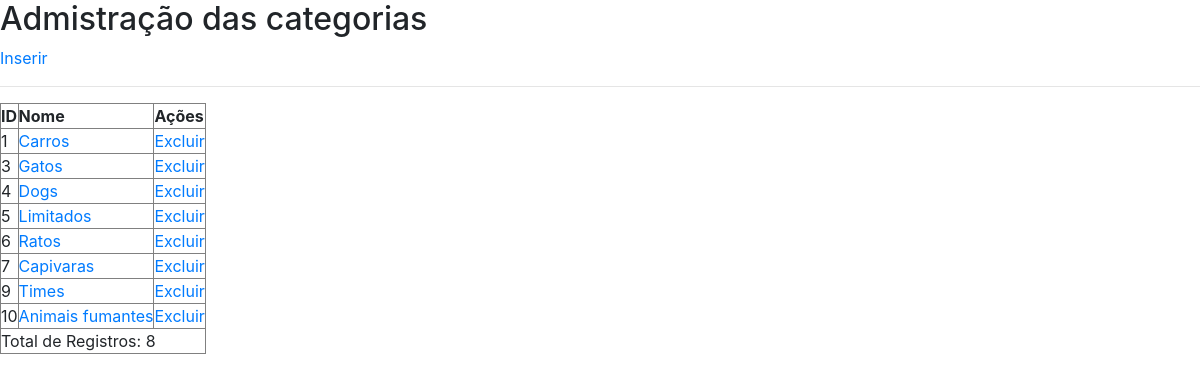
The page /admin/categoria-lista.php on the database its author committed.
### tables this page shows
CREATE TABLE `categorias` (
  `CategoriaID` int(11) NOT NULL,
  `Nome` varchar(100) NOT NULL,
  `Ativo` tinyint(1) NOT NULL
);

### admin/categoria-lista.php (the view, shortened to what this page needs)
<?php
include_once '../includes/_banco.php';
include_once '../includes/_head.php';
$sql = "SELECT * FROM categorias";
$resultado = mysqli_query($conn,$sql);
$total = mysqli_num_rows($resultado);
?>
<main>
    <h2>Admistração das categorias</h2>
    <a href="categoria-salvar.php">Inserir</a>
    <hr>
    <table border="1">
        <tr>
            <th>ID</th>
            <th>Nome</th>
            <th>Ações</th>
        </tr>
        <?php
        if ($resultado){
            while ($dado = mysqli_fetch_array($resultado)){
        ?>
        <tr>
            <td><?php echo $dado['CategoriaID'];?></td>
            <td><a href="categoria-salvar.php?acao=salvar&id=<?php echo $dado['CategoriaID'];?>"><?php echo $dado['Nome'];?></a></td>
            <td><a href="categoria-processa.php?acao=excluir&id=<?php echo $dado['CategoriaID'];?>">Excluir</a></td>
        </tr>
        <?php
        }
        }else {
        ?>
        <tr>
            <td colspan='3'>Resultados não encontrados</td>
        </tr>
        <?php
        }
        ?>
        <tr>
            <td colspan='3'>Total de Registros: <?php echo $total;?></td>
        </tr>
    </table>
</main>

### css/style.css (style rules this page uses)
* { margin: 0%; padding: 0%; list-style: none; }

### rows shown on the page
categorias: CategoriaID "1", Nome "Carros"
categorias: CategoriaID "3", Nome "Gatos"
categorias: CategoriaID "4", Nome "Dogs"
categorias: CategoriaID "5", Nome "Limitados"
categorias: CategoriaID "6", Nome "Ratos"
categorias: CategoriaID "7", Nome "Capivaras"
categorias: CategoriaID "9", Nome "Times"
categorias: CategoriaID "10", Nome "Animais fumantes"

### other values the page prints
$total "8"
